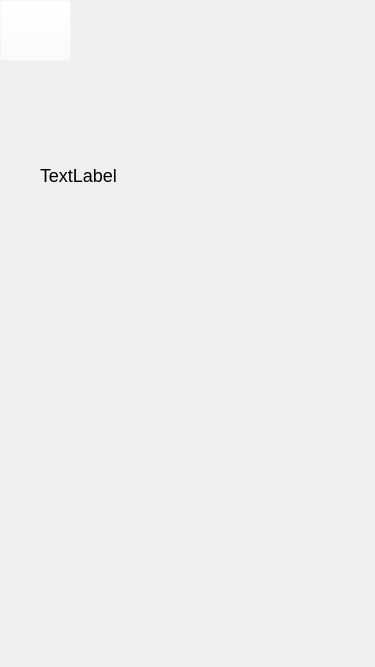
<?xml version="1.0" encoding="UTF-8"?>
<ui version="4.0">
 <class>DisplayMyQRCode</class>
 <widget class="QWidget" name="DisplayMyQRCode">
  <property name="geometry">
   <rect>
    <x>0</x>
    <y>0</y>
    <width>375</width>
    <height>667</height>
   </rect>
  </property>
  <property name="windowTitle">
   <string>Form</string>
  </property>
  <property name="styleSheet">
   <string notr="true"/>
  </property>
  <widget class="QLabel" name="lbl_background">
   <property name="geometry">
    <rect>
     <x>0</x>
     <y>0</y>
     <width>375</width>
     <height>667</height>
    </rect>
   </property>
   <property name="styleSheet">
    <string notr="true">background-image:url(:/images/displayQRCode.png)</string>
   </property>
   <property name="text">
    <string/>
   </property>
  </widget>
  <widget class="QPushButton" name="btn_backToHome">
   <property name="geometry">
    <rect>
     <x>0</x>
     <y>0</y>
     <width>71</width>
     <height>61</height>
    </rect>
   </property>
   <property name="styleSheet">
    <string notr="true">image: url(:/images/backArrow2.png);
background-color: rgba(255, 255, 255, 0);</string>
   </property>
   <property name="text">
    <string/>
   </property>
  </widget>
  <widget class="QLabel" name="lbl_QR">
   <property name="geometry">
    <rect>
     <x>60</x>
     <y>250</y>
     <width>251</width>
     <height>251</height>
    </rect>
   </property>
   <property name="text">
    <string/>
   </property>
   <property name="scaledContents">
    <bool>true</bool>
   </property>
  </widget>
  <widget class="QLabel" name="lbl_name">
   <property name="geometry">
    <rect>
     <x>40</x>
     <y>140</y>
     <width>301</width>
     <height>71</height>
    </rect>
   </property>
   <property name="styleSheet">
    <string notr="true">font-family:arial;
font-size:18px;
color:black;</string>
   </property>
   <property name="text">
    <string>TextLabel</string>
   </property>
   <property name="wordWrap">
    <bool>true</bool>
   </property>
  </widget>
 </widget>
 <resources/>
 <connections/>
</ui>
